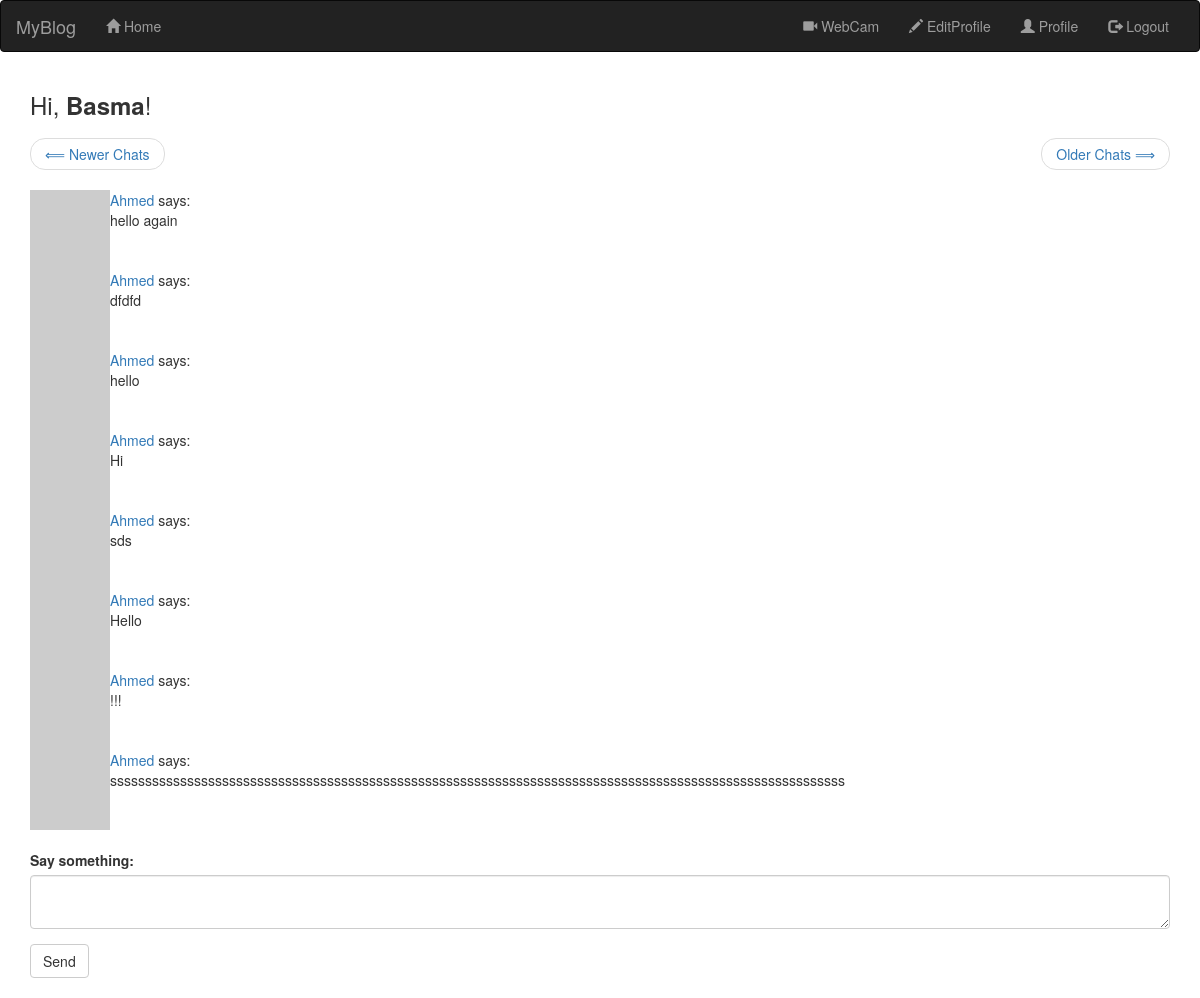
Screenshot of /index?page=2 (signed in) with the database file from the repository.
### app/models.py (models this page shows, shortened)
class User(UserMixin, db.Model):
    __tablename__ = 'USERS'
    id = db.Column(db.Integer, primary_key=True)
    username = db.Column(db.String(64), unique=True, index=True)
    email = db.Column(db.String(128), unique=True, index=True)
    password_hash = db.Column(db.String(128))  # holds a hash of the user password
    role_id = db.Column(db.Integer, db.ForeignKey('ROLES_.id'))
    posts = db.relationship('Post', backref='user', lazy='dynamic')
    about_me = db.Column(db.String(140))   # about me
    last_seen = db.Column(db.DateTime, default=datetime.utcnow)
    def avatar(self, size):
        digest = md5(self.email.lower().encode('utf-8')).hexdigest()
        return 'https://www.gravatar.com/avatar/{}?d=identicon&s={}'.format(
            digest, size)

class Post(db.Model):
    __tablename__ = "POSTS"                # the table name
    id = db.Column(db.Integer, primary_key=True)
    body = db.Column(db.String(140))
    timestamp = db.Column(db.DateTime, index=True, default=datetime.utcnow)
    user_id = db.Column(db.Integer, db.ForeignKey('USERS.id'))

### app/routes.py (the view)
@App.route("/", methods=['GET', 'POST'])                # decorator, App : instance
@App.route("/index", methods=['GET', 'POST'])           # decorator : modifies the function that flow it
@login_required                                         # to protect a view function from not authenticated users
def index():
    form_post = PostForm()
    if form_post.validate_on_submit():
        new_post = Post(body=form_post.post.data, user=current_user)
        db.session.add(new_post)
        db.session.commit()
        return redirect(url_for('index'))
    page = request.args.get('page', 1, type=int)
    all_posts = Post.query.order_by(Post.timestamp.desc()).paginate(page, App.config['POSTS_PER_PAGE'], False)
    next_url = url_for('index', page=all_posts.next_num) if all_posts.has_next else None  # check for next page
    prev_url = url_for('index', page=all_posts.prev_num) if all_posts.has_prev else None  # ckeck for previous page
    return render_template("index.html", title="Home Page", form=form_post, posts=all_posts.items, next_url=next_url,
                           prev_url=prev_url)    # the response

### app/forms.py
class PostForm(FlaskForm):
    post = TextAreaField('Say something:', validators=[DataRequired(), Length(min=1, max= 140)])
    submit = SubmitField('Send')

### app/models.py (called while the page is built)
@login.user_loader     # register
def load_user(id_):    # load the user id function
    return User.query.get(int(id_))

### app/routes.py (called while the page is built)
@App.before_request
def before_request():
    if current_user.is_authenticated:
        current_user.last_seen = datetime.utcnow()
        db.session.commit()

### app/templates/index.html
{% extends "base_boots.html" %}
{% import 'bootstrap/wtf.html' as wtf %}
{% block chat %}
<h3>Hi, <b>{{current_user.username}}</b>!</h3>
<nav aria-label="...">
<ul class="pager">
    <li class="previous{% if not prev_url %} disabled {% endif %}">
        <a href="{{ prev_url or '#'}}">
            <span aria-hidden="true">&xlArr;</span> Newer Chats
        </a>
    </li>
    <li class="next {%if not next_url %} disabled {% endif %} " >
        <a href="{{ next_url or '#' }}" >
            Older Chats <span aria-hidden="true">&xrArr;</span>
        </a>
    </li>
<br>
</ul>
</nav>
{% for post in posts[::-1] %}
 {% include '_post.html' %}
{% endfor %}
<br>
{% endblock %}
{% block app_content %}
    {% if form %}
        {{ wtf.quick_form(form) }}
<br>
{% endif %}
{% endblock %}

### app/templates/_post.html
<table class="tabel table-hover">
    <tr valign="top">
        <td width="45px">
            <a href="{{ url_for('user', username=post.user.username) }}">
                <img src="{{ post.user.avatar(45) }}"></a>
        </td>
        <td>
            <a href="{{ url_for('user', username=post.user.username) }}">
                 {{ post.user.username }}
                </a>
            says:<br>
            {{ post.body }}
        </td>
    </tr>
</table>

### rows the page displays
User: username "Basma"
Post: user.username "Ahmed", body "hello again"
Post: user.username "Ahmed", body "dfdfd"
Post: user.username "Ahmed", body "hello"
Post: user.username "Ahmed", body "Hi"
Post: user.username "Ahmed", body "sds"
Post: user.username "Ahmed", body "Hello"
Post: user.username "Ahmed", body "!!!"
Post: user.username "Ahmed", body "sssssssssssssssssssssssssssssssssssssssssssssssssssssssssssssssssssssssssssssssssssssssssssssssssssssssss"
